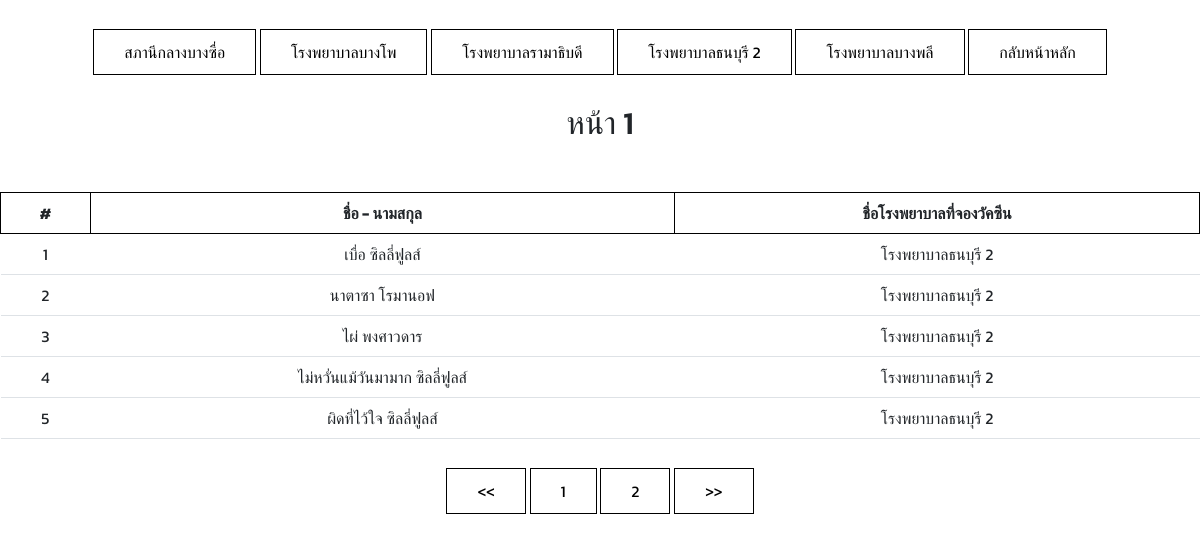
The page /check-all?hospital=4 on the database its author committed.
### tables this page shows
CREATE TABLE `locations` (
  `lct_id` int(12) NOT NULL,
  `lct_name` varchar(64) DEFAULT NULL,
  `lct_max` int(12) NOT NULL DEFAULT 0,
  `lct_capa` int(12) NOT NULL DEFAULT 0
);

CREATE TABLE `reserves` (
  `res_idcard` varchar(20) NOT NULL,
  `res_fname` varchar(64) DEFAULT NULL,
  `res_lname` varchar(64) DEFAULT NULL,
  `res_age` int(12) NOT NULL DEFAULT 0,
  `res_address` varchar(64) DEFAULT NULL,
  `res_phone` varchar(20) DEFAULT NULL,
  `res_sex` varchar(64) DEFAULT NULL,
  `res_birth` date NOT NULL,
  `res_disease` varchar(64) DEFAULT NULL,
  `res_email` varchar(128) DEFAULT NULL,
  `res_getvac` tinyint(1) NOT NULL,
  `res_vactype` varchar(64) DEFAULT NULL,
  `res_needles` int(12) NOT NULL DEFAULT 0,
  `res_locationid` int(12) DEFAULT 0
);

### api/setlink.php (called while the page is built, shortened)
<?php
    $mylocalhost = "http://localhost/best-of-vaccine/";
?>

### check-all.php (the view, shortened to what this page needs)
<?php include('api/setlink.php'); ?>
<?php include('api/connect.php');
    if(isset($_GET['hospital'])) $hospital = $_GET['hospital'];
    else $hospital = 1;
    $per_page = 5;
    if (isset($_GET['page'])) $page = $_GET['page'];
    else $page = 1;
    $start = ($page - 1) * $per_page;
    $SQL1 = "SELECT reserves.res_locationid, reserves.res_fname, reserves.res_lname, locations.lct_id, locations.lct_name FROM reserves INNER JOIN locations
    ON reserves.res_locationid = locations.lct_id WHERE locations.lct_id = '".$hospital."' LIMIT {$start}, {$per_page}";
    $SQLQUERY1 = mysqli_query($conn, $SQL1);
    $SQL2 = "SELECT reserves.res_locationid, reserves.res_fname, reserves.res_lname, locations.lct_id, locations.lct_name FROM reserves INNER JOIN locations
    ON reserves.res_locationid = locations.lct_id WHERE locations.lct_id = '".$hospital."'";
    $SQLQUERY2 = mysqli_query($conn, $SQL2);
    $TOTAL_RECORD = mysqli_num_rows($SQLQUERY2);
    $TOTAL_PAGE = ceil($TOTAL_RECORD / $per_page);
    $QUERYLOCATION = mysqli_query($conn, "SELECT * FROM locations");
?>
<!DOCTYPE html>
<html lang="en">
<head>
    <link href="<?php echo $mylocalhost; ?>assets/css/main.css?v=<?= time(); ?>" rel="stylesheet">
    <link href="https://cdn.jsdelivr.net/npm/bootstrap@5.1.0/dist/css/bootstrap.min.css" rel="stylesheet">
</head>
<body>
    <nav>
        <div class="menutype">
            <?php while($ROWSLOCATION = mysqli_fetch_array($QUERYLOCATION)){?>
                <a style="text-decoration: none; color: black;" href="<?php echo $mylocalhost; ?>check-all?hospital=<?php echo $ROWSLOCATION['lct_id'];?>"><?php echo $ROWSLOCATION['lct_name'];?></a>
            <?php }?>
            <a style="text-decoration: none; color: black;" href="<?php echo $mylocalhost; ?>">กลับหน้าหลัก</a>
        </div>
    </nav>
    <main>
        <h2 style="text-align:center; margin-top:20px;">หน้า <?php echo $page;?></h2>
        <table class="table">
            <tr>
                <th>#</th>
                <th>ชื่อ - นามสกุล</th>
                <th>ชื่อโรงพยาบาลที่จองวัคซีน</th>
            </tr>
            <?php $number_no = 1;
            while($ROWS = mysqli_fetch_array($SQLQUERY1)){?>
                <tr>
                    <td><?php echo $number_no++;?></td>
                    <td><?php echo $ROWS['res_fname'];?> <?php echo $ROWS['res_lname'];?></td>
                    <td><?php echo $ROWS['lct_name'];?></td>
                </tr>
            <?php }?>
        </table>
    </main>
    <nav>
        <div class="menutype">
            <a href="./check-all?page=1&hospital=<?php echo $hospital;?>" style="text-decoration: none; color: black;"><<</a>
            <?php for($i=1; $i<=$TOTAL_PAGE; $i++){?>
                <a href="./check-all?page=<?php echo $i;?>&hospital=<?php echo $hospital;?>" style="text-decoration: none; color: black;"><?php echo $i;?></a>
            <?php }?>
            <a href="./check-all?page=<?php echo $TOTAL_PAGE;?>&hospital=<?php echo $hospital;?>" style="text-decoration: none; color: black;">>></a>
        </div>
    </nav>
</body>
</html>

### assets/css/main.css (style rules this page uses)
* { font-family: 'Kanit', sans-serif; }
body { margin: 0px; }
.menutype { margin: auto; text-align: center; width: 100%; padding: 20px; margin-top: 20px; }
.menutype a { border: 1px solid #000; padding: 10px 30px; }
.table { width:100%; }
.table th, td { border: 1px solid black; border-collapse: collapse; text-align: center; padding: 15px; }
.table { margin-top: 50px; }

### rows shown on the page
locations: lct_name "สภานีกลางบางซื่อ"
locations: lct_name "โรงพยาบาลบางโพ"
locations: lct_name "โรงพยาบาลรามาธิบดี"
locations: lct_name "โรงพยาบาลธนบุรี 2"
locations: lct_name "โรงพยาบาลบางพลี"
reserves: res_fname "เบื่อ", res_lname "ซิลลี่ฟูลส์", locations.lct_name "โรงพยาบาลธนบุรี 2"
reserves: res_fname "นาตาซา", res_lname "โรมานอฟ", locations.lct_name "โรงพยาบาลธนบุรี 2"
reserves: res_fname "ไผ่", res_lname "พงศาวดาร", locations.lct_name "โรงพยาบาลธนบุรี 2"
reserves: res_fname "ไม่หวั่นแม้วันมามาก", res_lname "ซิลลี่ฟูลส์", locations.lct_name "โรงพยาบาลธนบุรี 2"
reserves: res_fname "ผิดที่ไว้ใจ", res_lname "ซิลลี่ฟูลส์", locations.lct_name "โรงพยาบาลธนบุรี 2"

### other values the page prints
$page "1"
